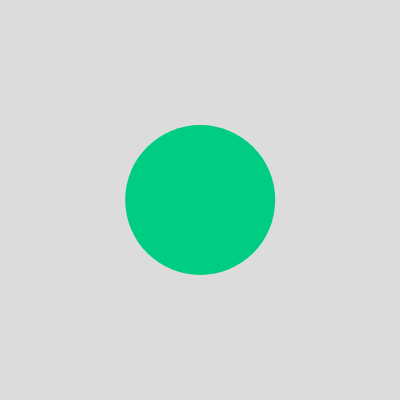
Frame 1 (no input)
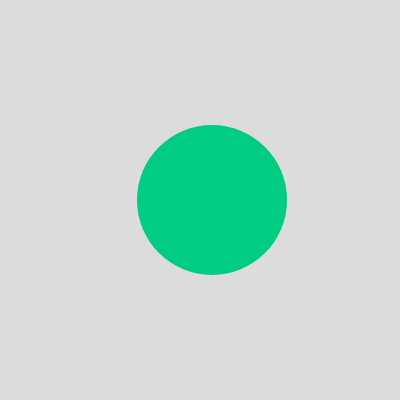
Frame 60 (no input)
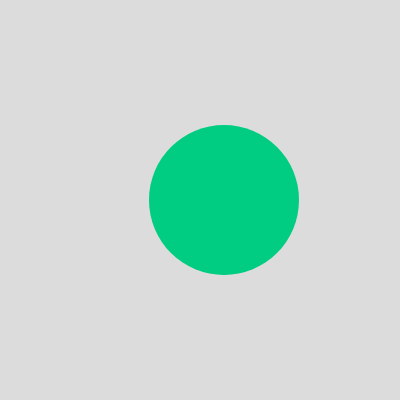
Frame 120 (the mouse pressed at the canvas centre since frame 60)

The p5.js sketch that drew these frames (run headless with seeded random() and noise() and a simulated clock; from frame 60 on, the mouse is pressed at the canvas centre):

// p5.js sketch
// ── sketch.js
let x = 200;
let y = 200;
let diameter = 150;

function setup() {
  createCanvas(400, 400);
}

function draw() {
  x += 0.2;
  x = x % 400;

  background(220);
  noStroke();
  fill(0, 205, 129);
  circle(x, y, diameter);
}
